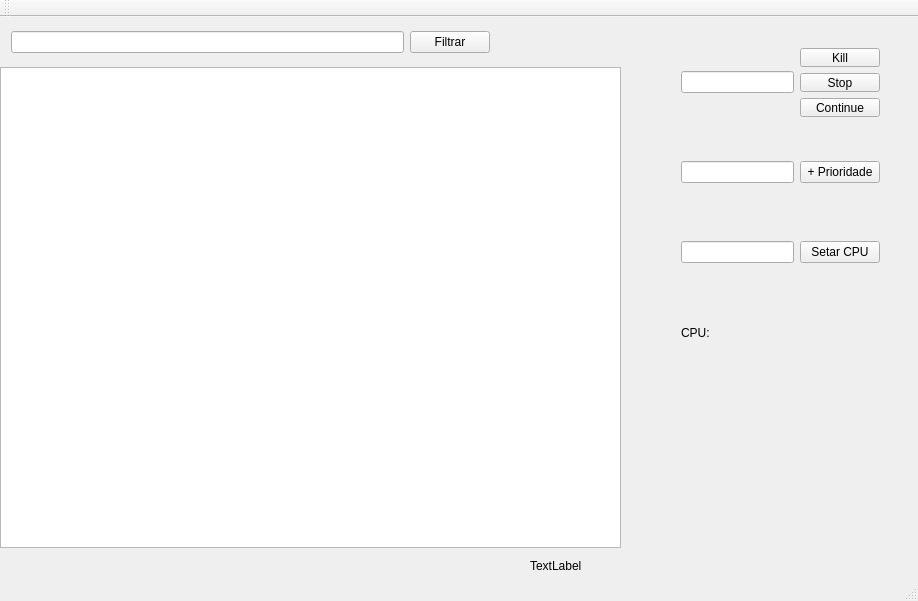
<?xml version="1.0" encoding="UTF-8"?>
<ui version="4.0">
 <class>MainWindow</class>
 <widget class="QMainWindow" name="MainWindow">
  <property name="geometry">
   <rect>
    <x>0</x>
    <y>0</y>
    <width>918</width>
    <height>601</height>
   </rect>
  </property>
  <property name="windowTitle">
   <string>MainWindow</string>
  </property>
  <widget class="QWidget" name="centralWidget">
   <widget class="QTableWidget" name="tableWidget">
    <property name="geometry">
     <rect>
      <x>0</x>
      <y>50</y>
      <width>621</width>
      <height>481</height>
     </rect>
    </property>
   </widget>
   <widget class="QWidget" name="horizontalLayoutWidget">
    <property name="geometry">
     <rect>
      <x>670</x>
      <y>20</y>
      <width>221</width>
      <height>91</height>
     </rect>
    </property>
    <layout class="QHBoxLayout" name="horizontalLayout_2">
     <item>
      <widget class="QLineEdit" name="lineEdit"/>
     </item>
     <item>
      <layout class="QVBoxLayout" name="verticalLayout_3">
       <item>
        <widget class="QPushButton" name="pushButton">
         <property name="text">
          <string>Kill</string>
         </property>
        </widget>
       </item>
       <item>
        <widget class="QPushButton" name="pushButton_2">
         <property name="text">
          <string>Stop</string>
         </property>
        </widget>
       </item>
       <item>
        <widget class="QPushButton" name="pushButton_3">
         <property name="text">
          <string>Continue</string>
         </property>
        </widget>
       </item>
      </layout>
     </item>
    </layout>
   </widget>
   <widget class="QWidget" name="horizontalLayoutWidget_2">
    <property name="geometry">
     <rect>
      <x>670</x>
      <y>130</y>
      <width>221</width>
      <height>51</height>
     </rect>
    </property>
    <layout class="QHBoxLayout" name="horizontalLayout_3">
     <item>
      <widget class="QLineEdit" name="lineEdit_2"/>
     </item>
     <item>
      <widget class="QPushButton" name="pushButton_5">
       <property name="text">
        <string>+ Prioridade</string>
       </property>
      </widget>
     </item>
    </layout>
   </widget>
   <widget class="QWidget" name="horizontalLayoutWidget_3">
    <property name="geometry">
     <rect>
      <x>670</x>
      <y>210</y>
      <width>221</width>
      <height>51</height>
     </rect>
    </property>
    <layout class="QHBoxLayout" name="horizontalLayout_4">
     <item>
      <widget class="QLineEdit" name="lineEdit_4"/>
     </item>
     <item>
      <widget class="QPushButton" name="pushButton_6">
       <property name="text">
        <string>Setar CPU</string>
       </property>
      </widget>
     </item>
    </layout>
   </widget>
   <widget class="QWidget" name="horizontalLayoutWidget_4">
    <property name="geometry">
     <rect>
      <x>0</x>
      <y>0</y>
      <width>501</width>
      <height>51</height>
     </rect>
    </property>
    <layout class="QHBoxLayout" name="horizontalLayout_5">
     <item>
      <widget class="QLineEdit" name="lineEdit_3"/>
     </item>
     <item>
      <widget class="QPushButton" name="pushButton_4">
       <property name="text">
        <string>Filtrar</string>
       </property>
      </widget>
     </item>
    </layout>
   </widget>
   <widget class="QLabel" name="label">
    <property name="geometry">
     <rect>
      <x>530</x>
      <y>540</y>
      <width>54</width>
      <height>17</height>
     </rect>
    </property>
    <property name="text">
     <string>TextLabel</string>
    </property>
   </widget>
   <widget class="QWidget" name="horizontalLayoutWidget_5">
    <property name="geometry">
     <rect>
      <x>670</x>
      <y>300</y>
      <width>81</width>
      <height>31</height>
     </rect>
    </property>
    <layout class="QHBoxLayout" name="horizontalLayout">
     <item>
      <widget class="QLabel" name="label_2">
       <property name="text">
        <string>CPU:</string>
       </property>
      </widget>
     </item>
     <item>
      <widget class="QLabel" name="label_3">
       <property name="text">
        <string> </string>
       </property>
      </widget>
     </item>
    </layout>
   </widget>
  </widget>
  <widget class="QMenuBar" name="menuBar">
   <property name="geometry">
    <rect>
     <x>0</x>
     <y>0</y>
     <width>918</width>
     <height>22</height>
    </rect>
   </property>
  </widget>
  <widget class="QToolBar" name="mainToolBar">
   <attribute name="toolBarArea">
    <enum>TopToolBarArea</enum>
   </attribute>
   <attribute name="toolBarBreak">
    <bool>false</bool>
   </attribute>
  </widget>
  <widget class="QStatusBar" name="statusBar"/>
 </widget>
 <layoutdefault spacing="6" margin="11"/>
 <resources/>
 <connections/>
</ui>
